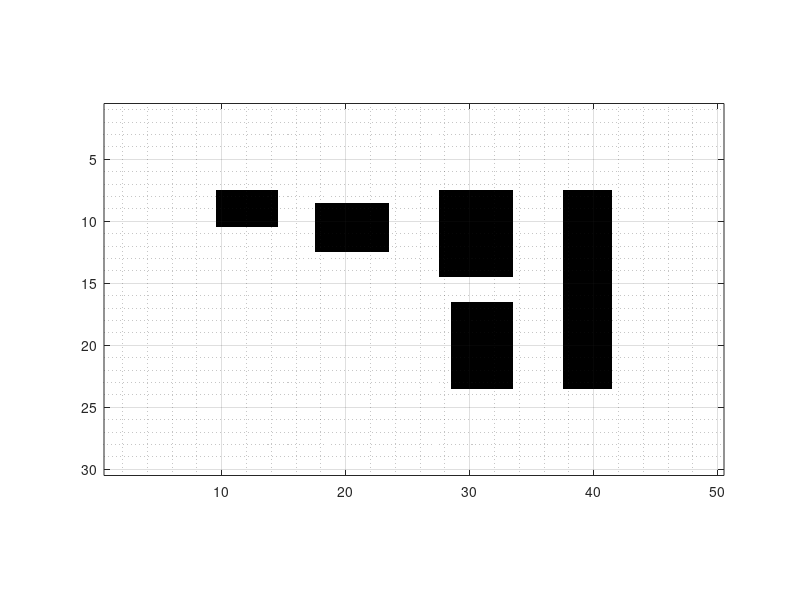

This figure's MATLAB source:
y = 5;
x = 12;

world_offset_x = 150/y;
world_offset_y = 250/y;

empty_world = ones(int32(world_offset_x),int32(world_offset_y));

% obstacle 1
for i = int32(world_offset_x*0.25):int32(world_offset_x*0.32) 
    for j = int32(world_offset_y*0.2):int32(world_offset_y*0.27)
        empty_world(i,j) = 0;
    end
end

% obstacle 2
for i = int32(world_offset_x*0.3):int32(world_offset_x*0.4) 
    for j = int32(world_offset_y*0.35):int32(world_offset_y*0.45)
        empty_world(i,j) = 0;
    end
end

% obstacle 3
for i = int32(world_offset_x*0.25):int32(world_offset_x*0.45) 
    for j = int32(world_offset_y*0.55):int32(world_offset_y*0.65)
        empty_world(i,j) = 0;
    end
end

% obstacle 4
for i = int32(world_offset_x*0.57):int32(world_offset_x*0.78) 
    for j = int32(world_offset_y*0.58):int32(world_offset_y*0.65)
        empty_world(i,j) = 0;
    end
end

% obstacle 5
for i = int32(world_offset_x*0.25):int32(world_offset_x*0.78)
    for j = int32(world_offset_y*0.75):int32(world_offset_y*0.82)
        empty_world(i,j) = 0;
    end
end

save environment

imshow(empty_world)
axis on 
grid on
grid minor